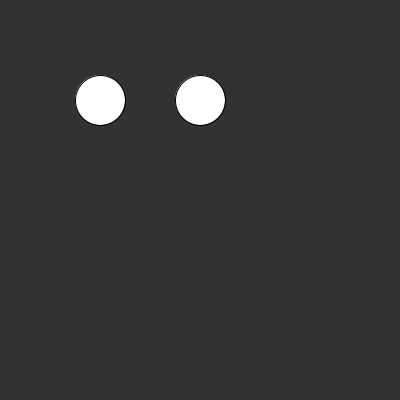
Frame 1 (no input)
Frame 60 (the mouse pressed at the canvas centre just before this capture): identical to frame 1, image omitted
Frame 120 (the mouse held since frame 60 and released just before this capture): identical to frame 1, image omitted

The Processing sketch that drew this single still picture (run headless with seeded random() and noise(); from frame 60 on, the mouse is pressed at the canvas centre):

// Processing sketch: processing_85360
// ── processing_85360.pde

ArrayList<Entity> entities = new ArrayList<Entity>();

ArrayList<Integer> times = new ArrayList<Integer>();

int prev_millis = 0;

PVector control = new PVector();

void setup() {
  size(400, 400);
  smooth();
  
  times.add(0);
  times.add(0);
  
  PVector ent1_startPos = new PVector(100,100);
  entities.add(new Entity(new PosCalc[] {
    new LinearCalc(ent1_startPos, new PVector(.1,0)),
    new LinearCalc(ent1_startPos, new PVector(0,.05))
  }));

  PVector ent2_startPos = new PVector(200,100);
  entities.add(new Entity(new PosCalc[] {
    new LinearCalc(ent2_startPos, new PVector(-.1,0)),
    new LinearCalc(ent2_startPos, new PVector(0,.15))
  }));
}

void draw() {
  int now = millis();
  int dt = now - prev_millis;
  prev_millis = now;
  
  /*
  for (int i=0; i<times.size(); ++i)
    times.set(i, times.get(i) + dt);
  */
  
  if (control.x > 0) incrmentTime( dt, 0);
  if (control.x < 0) incrmentTime(-dt, 0);
  if (control.y > 0) incrmentTime( dt, 1);
  if (control.y < 0) incrmentTime(-dt, 1);
  
  
  for (Entity e : entities)
    e.update(dt);
    
  background(50);
  for (Entity e : entities)
    e.draw();
}

void incrmentTime(int dt, int timeDimention) {
  times.set(timeDimention, times.get(timeDimention) + dt);
}

void handleKeys(int keyCode, int pressDir) {
       if (key=='w') control.y -= pressDir;
  else if (key=='s') control.y += pressDir;
  else if (key=='a') control.x -= pressDir;
  else if (key=='d') control.x += pressDir;
  
  control.x = clamp(control.x, -1, 1);
  control.y = clamp(control.y, -1, 1);
}

float clamp(float value, float minimum, float maximum) {
  return max(minimum, min(maximum, value));
}

void keyPressed()  { handleKeys(keyCode,  1); }
void keyReleased() { handleKeys(keyCode, -1); }
class Entity {
  

  ArrayList<PosCalc> calcs = new ArrayList<PosCalc> ();
  PVector pos = new PVector();
  
  Entity(PosCalc[] calcs) {
    if (calcs.length != times.size()) throw new IllegalArgumentException(); // check for the right length
    
    for (PosCalc calc : calcs)
      this.calcs.add(calc);
  }
  
  void update(int dt) {
    pos = new PVector();
    
    for (int i=0; i<times.size(); ++i) {
      pos.add(calcs.get(i).pos(times.get(i)));
    }
    pos.div(times.size());
  }
  
  void draw() {
    
    ellipse(pos.x, pos.y, 50 ,50);   
  }
}

// A class that represents a functoin on time
class LinearCalc implements PosCalc {
  PVector start;
  PVector vel;
  
  LinearCalc(PVector start, PVector vel) {
    this.start = start.get();
    this.vel = vel.get();
  }
  
  PVector pos(int time) {
    //println(PVector.mult(vel, time));
    PVector ret = PVector.mult(vel, time);
    ret.add(start);
    return ret;
  }
}

// A class that represents a functoin on time
interface PosCalc {
  
  PVector pos(int time);
}
